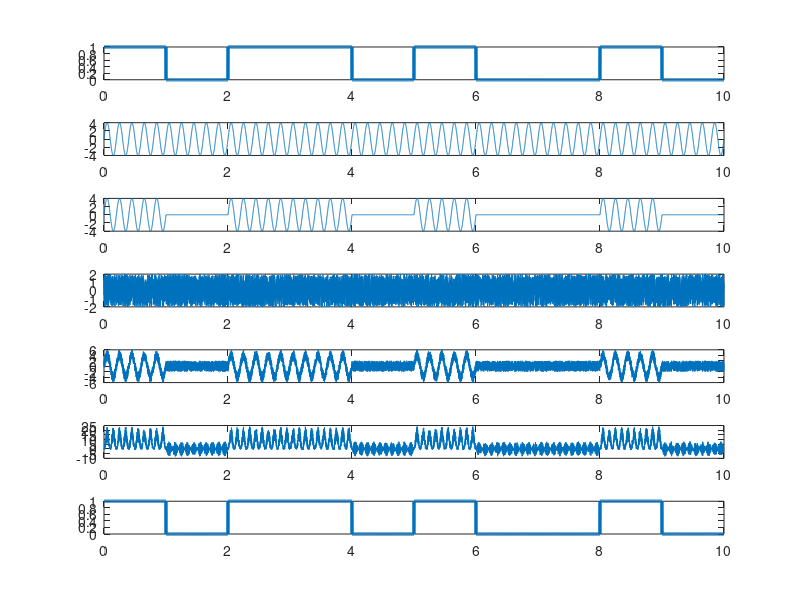

MATLAB code for this plot:
clc; close all; clear all;

pn = 1000;
pt = 1/pn;
b = [1 0 1 1 0 1 0 0 1 0];
t = 0:pt:10-pt;

ms = [];
for jk = 1:length(b)
    ms=[ms repmat(b(jk),1,pn)];
end

ac = 4; fc = 5;
cs = ac*sin(2*pi*fc*t);
st = ms.*cs;

na=4;
ns = na*[rand(1, length(t))-0.5];
stn = st+ns;
rs = stn.*cs;

ss = [];
for jk = 1:length(b)
        ss = [ss sum(rs(1, (jk-1)*pn+1:jk*pn))];
end
ss=ss/pn;

vt =ac^2 /4;
ds = [];
for jk = 1:length(b)
    if ss(jk)>=vt
        ts = 1;
    else
        ts = 0;
    end
    ds=[ds repmat(ts,1,pn)];
end

Sig_Amp_Var = max(stn)-max(st);

subplot(711)
plot(t,ms, 'LineWidth',2.5); 
subplot(712)
plot(t,cs);
subplot(713)
plot(t,st);
subplot(714)
plot(t,ns);
subplot(715)
plot(t,stn);
subplot(716)
plot(t,rs);
subplot(717)
plot(t,ds,'LineWidth',2.5);
